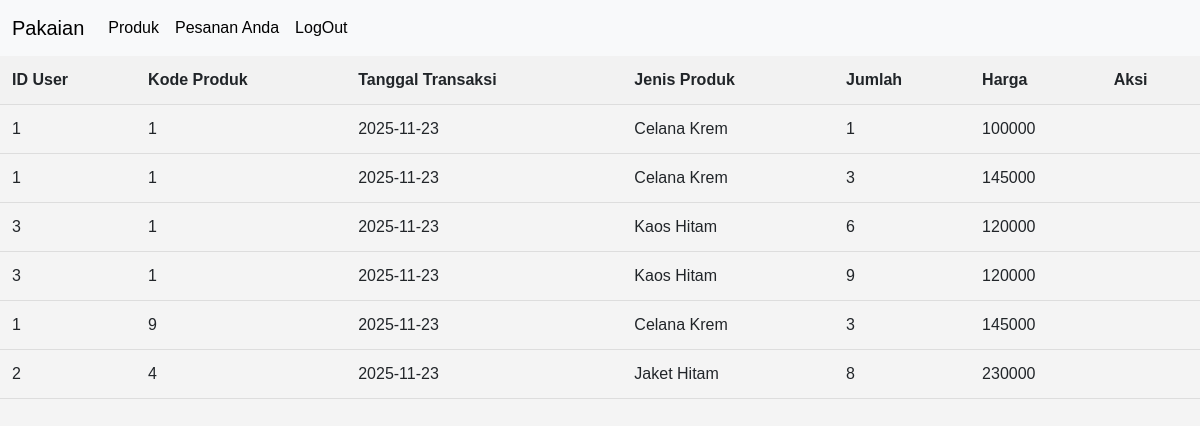
Screenshot of /view/v_daftar_pesanan.php (signed in) with the database file from the repository.
### tables this page shows
CREATE TABLE `pemesanan` (
  `id_transaksi` int(20) NOT NULL,
  `id_user` int(20) NOT NULL,
  `kode_produk` int(20) NOT NULL,
  `tangal_transaksi` date NOT NULL,
  `jenis_produk` varchar(255) NOT NULL,
  `jumlah` int(100) NOT NULL,
  `harga` varchar(200) NOT NULL
);

### controller/c_user(2).php (called while the page is built, shortened)
<?php
include_once '../models/m_user.php';
$pemesanan = new pemesanan();
try {
     $users = $pemesanan->tampil_data_pemesanan();
} catch (Exception $e) {
    echo $e->getMessage();
}
?>

### models/m_koneksi.php (called while the page is built, shortened)
<?php
class koneksi {
private $host = "localhost",
        $username = "root",
        $pass = "",
        $db = "pakaian";
    function __construct()
    {
      $this->koneksi = mysqli_connect($this->host, $this->username, $this->pass, $this->db, 3306);
      if ($this->koneksi) {
        return $this->koneksi;
      }  else {
        echo "koneksi gagal";
      }
    }
}

### models/m_user.php (called while the page is built, shortened)
<?php
include_once 'm_koneksi.php';
class pemesanan {
  function tampil_data_pemesanan()
  {
    $koneksi = new koneksi();
    $sql = "SELECT * FROM pemesanan";
    $query = mysqli_query($koneksi->koneksi, $sql);
    $result = [];
    if ($query->num_rows > 0 ) {
     while ($data = mysqli_fetch_object($query)) {
       $result[] = $data;
     }
     return $result;
    }else{
      return [];
    }
  }
}
?>

### view/v_daftar_pesanan.php (the view, shortened to what this page needs)
<?php
include_once '../controller/c_user(2).php';
include_once 'template/header_user.php';
?>
<!DOCTYPE html>
<html lang="en">
<head>
    <link rel="stylesheet" href="template/style.css">
</head>
<body>
    <div class="table-container">
        <table>
            <thead>
                <tr>
                    <th>ID User</th>
                    <th>Kode Produk</th>
                    <th>Tanggal Transaksi</th>
                    <th>Jenis Produk</th>
                    <th>Jumlah</th>
                    <th>Harga</th>
                    <th>Aksi</th>
                </tr>
            </thead>
            <tbody>
                <?php
                if (isset($users) && is_array($users)):
                    foreach ($users as $data): ?>
                <tr>
                    <td data-label="ID User"><?=$data->id_user?></td>
                    <td data-label="Kode Produk"><?=$data->kode_produk?></td>
                    <td data-label="Tanggal Transaksi"><?=$data->tangal_transaksi?></td>
                    <td data-label="Jenis Produk"><?=$data->jenis_produk?></td>
                    <td data-label="Jumlah"><?=$data->jumlah?></td>
                    <td data-label="Harga"><?=$data->harga?></td>
                    <td data-label="Aksi" style="text-align : center;">
                    </td>
                </tr>
                <?php
                    endforeach;
                else:
                ?>
                    <tr>
                        <td colspan="7" style="text-align: center;">Tidak ada data pemesanan</td>
                    </tr>
                <?php endif; ?>
            </tbody>
        </table>
    </div>
    </body>
</html>

### view/template/style.css (style rules this page uses)
body { font-family: Arial, sans-serif; margin: 0; padding: 0; background-color: #f4f4f4; }
.table-container { overflow-x: auto; }
table { width: 100%; border-collapse: collapse; text-align: left; min-width: 600px; }
thead { background-color: #f2f2f2; }
th, td { padding: 12px; border-bottom: 1px solid #ddd; }
th { font-weight: bold; }

### view/template/header_user.php (style rules this page uses)
body { padding-top: 56px; }

### rows the page displays
pemesanan: id_user "1", kode_produk "1", tangal_transaksi "2025-11-23", jenis_produk "Celana Krem", jumlah "1", harga "100000"
pemesanan: id_user "1", kode_produk "1", tangal_transaksi "2025-11-23", jenis_produk "Celana Krem", jumlah "3", harga "145000"
pemesanan: id_user "3", kode_produk "1", tangal_transaksi "2025-11-23", jenis_produk "Kaos Hitam", jumlah "6", harga "120000"
pemesanan: id_user "3", kode_produk "1", tangal_transaksi "2025-11-23", jenis_produk "Kaos Hitam", jumlah "9", harga "120000"
pemesanan: id_user "1", kode_produk "9", tangal_transaksi "2025-11-23", jenis_produk "Celana Krem", jumlah "3", harga "145000"
pemesanan: id_user "2", kode_produk "4", tangal_transaksi "2025-11-23", jenis_produk "Jaket Hitam", jumlah "8", harga "230000"
